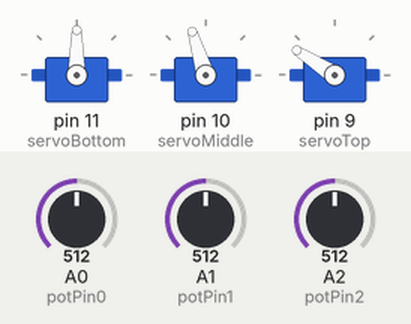
The sketch below on a simulated Arduino Uno, built with avr-gcc and run on an emulated ATmega328P. On the bench: 3 × servo. The inputs (shaded band) are chosen by the test bench; at power-on: A0 (potPin0) = 512, A1 (potPin1) = 512, A2 (potPin2) = 512.

Above: at 1.2 s.
1.3 s: A0 (potPin0) set to 716
At 2.4 s:
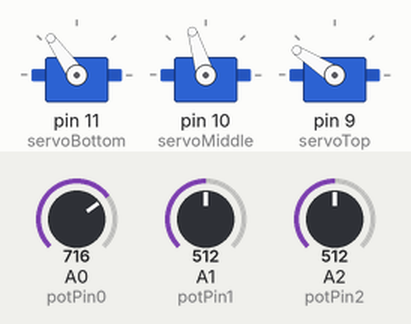
2.8 s: A1 (potPin1) set to 716
At 3.1 s:
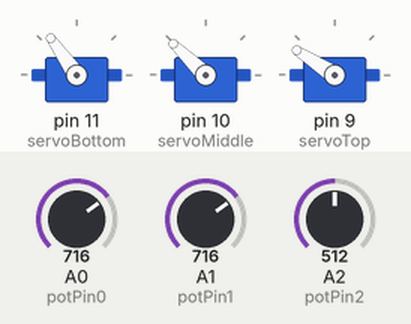
4.3 s: A2 (potPin2) set to 716
At 5.5 s:
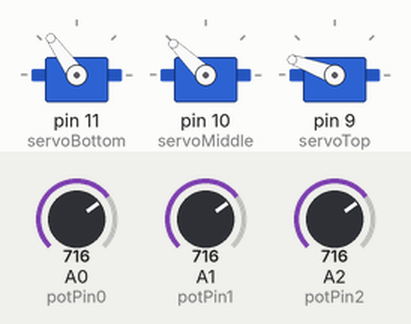
5.8 s: A0 (potPin0) set to 900
At 6.3 s:
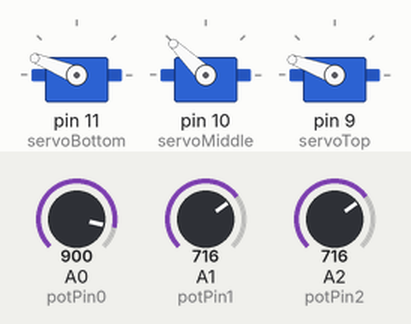
7.3 s: A1 (potPin1) set to 900
At 8.5 s:
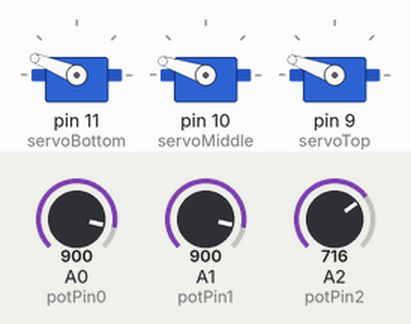
8.8 s: A2 (potPin2) set to 511
At 9.4 s:
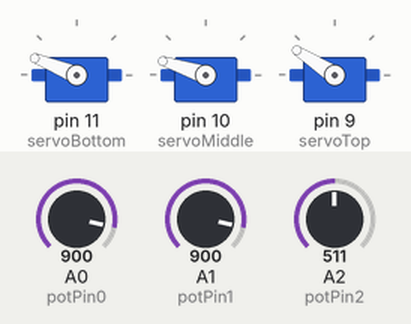
Timing chart, 0 to 11.3 s (numbered marks = the images above; inputs shaded):
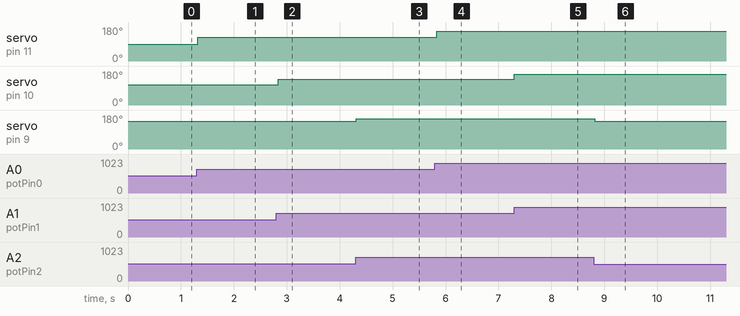

Measured:
- after the input at 1.3 s, servo on pin 11 (servoBottom): 90° → 125° at once
- after the input at 2.8 s, servo on pin 10 (servoMiddle): 107° → 136° at once
- after the input at 4.3 s, servo on pin 9 (servoTop): 147° → 160° at once
- after the input at 5.8 s, servo on pin 11 (servoBottom): 125° → 158° at once
- after the input at 7.3 s, servo on pin 10 (servoMiddle): 136° → 162° at once
- after the input at 8.8 s, servo on pin 9 (servoTop): 160° → 147° at once

The sketch:

Greifarm.ino
```cpp
#include <Servo.h>

Servo servoBottom; //unterer Motor von 0 bis 180 Grad
Servo servoMiddle; //mittlerer Motor  von ca. 35 bis 180 Grad
Servo servoTop; //oberer Motor von 110 (offen) bis 180 (geschlossen)

int potPin0 = 0; //Potentiometer für BOTTOM an A0
int potPin1 = 1; //Potentiometer für MIDDLE an A1
int potPin2 = 2; //Potentiometer für TOP an A2

int val0 = 0;
int val1 = 0;
int val2 = 0;

void setup() {
  servoBottom.attach(11);
  servoMiddle.attach(10);
  servoTop.attach(9);
}

void loop() {
  val0 = analogRead(potPin0);
  val1 = analogRead(potPin1);
  val2 = analogRead(potPin2);

  //Umwandlung der Potiwerte auf die Range der Servos
  val0 = map(val0, 0, 1023, 0, 180);
  val1 = map(val1, 0, 1023, 35, 180);
  val2 = map(val2, 0, 1023, 115, 180);

  servoBottom.write(val0);
  servoMiddle.write(val1);
  servoTop.write(val2);

  delay(50);
}
```
